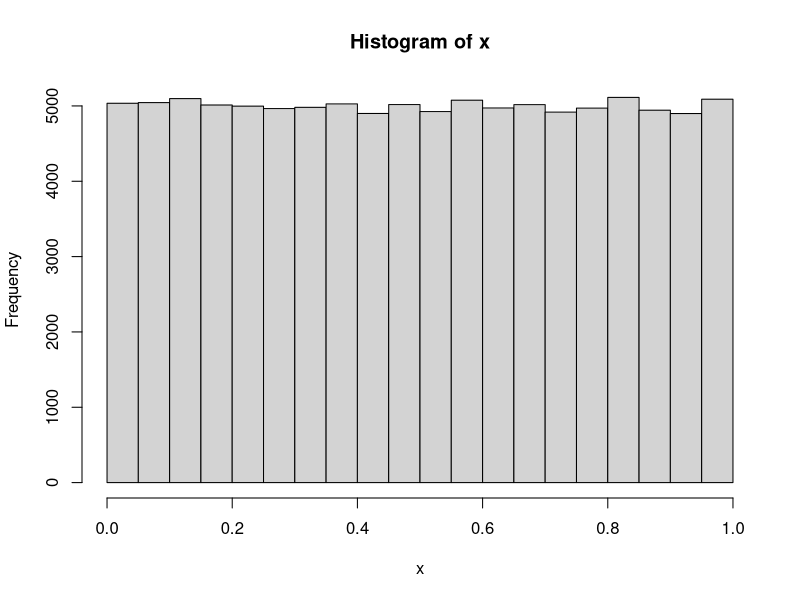
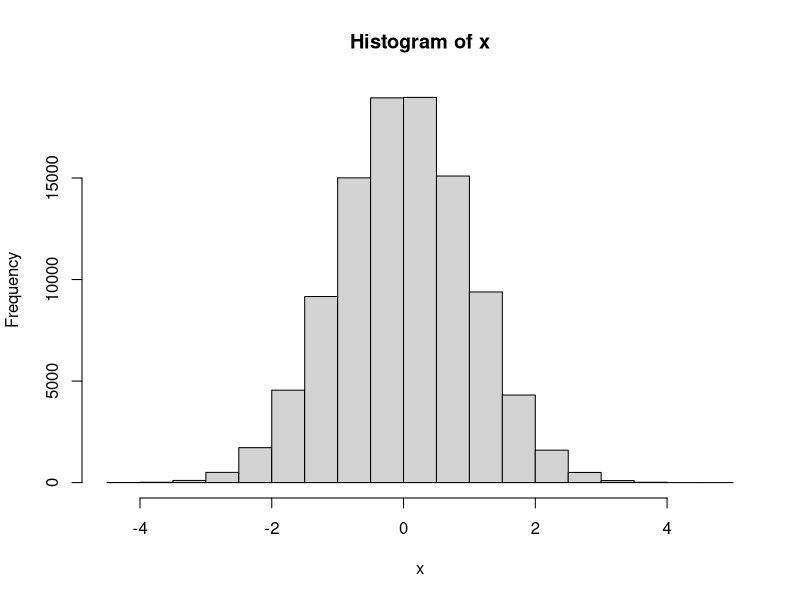
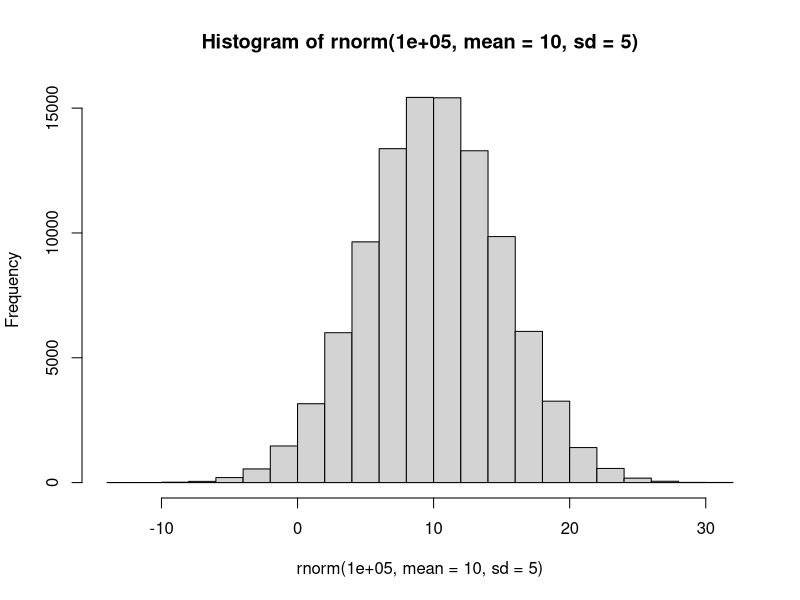
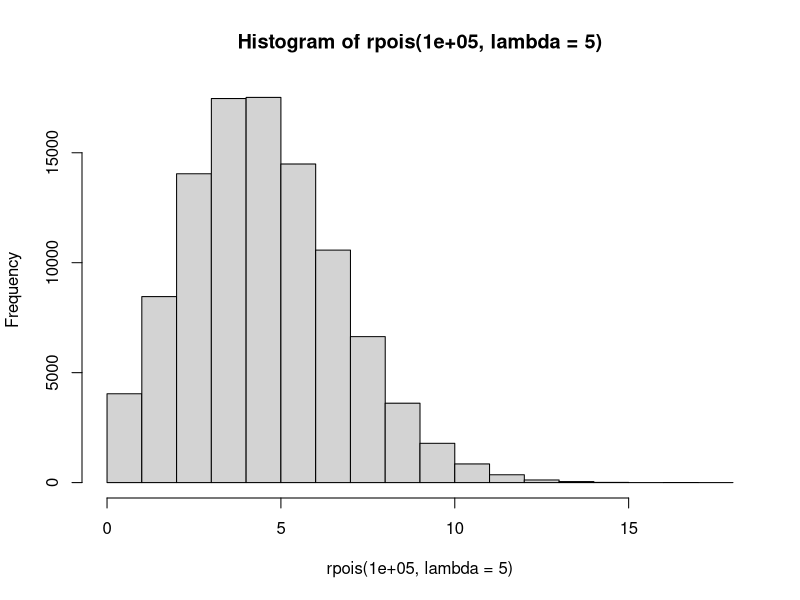
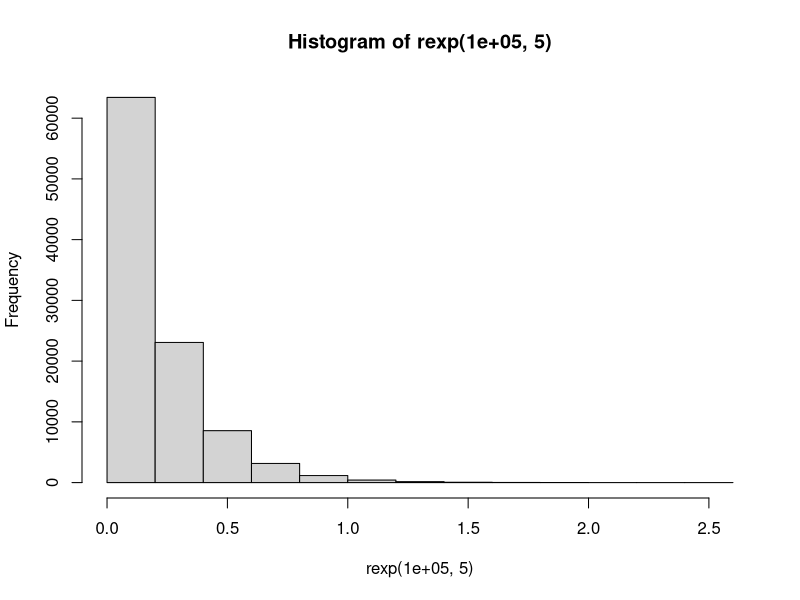

Here is the R script that generated these plots, in order:
## ---- chunk 1
    (a_vector     <- 1:9)
    (another_vect <- c(1, 2, 3, 4, 5, 6, 7, 8, 9))
    (a_string_vec <- c("I", "like", "netdiffuseR"))
    (a_matrix     <- matrix(a_vector, ncol = 3))
    (a_string_mat <- matrix(letters[1:9], ncol=3)) # Matrices can be of strings too
    (another_mat  <- cbind(1:4, 11:14)) # The `cbind` operator does "column bind"
    (another_mat2 <- rbind(1:4, 11:14)) # The `rbind` operator does "row bind"
    (a_string_mat <- matrix(letters[1:9], ncol = 3))
    (a_list       <- list(a_vector, a_matrix))
    (another_list <- list(my_vec = a_vector, my_mat = a_matrix)) # same but with names!
    # Data frames can have multiple types of elements, it is a collection of lists
    (a_data_frame <- data.frame(x = 1:10, y = letters[1:10]))
## ---- chunk 2
    a_vector[1:3] # First 3 elements
    a_string_vec[3] # Third element
    a_matrix[1:2, 1:2] # A sub matrix
    a_matrix[,3] # Third column
    a_matrix[3,] # Third row
    a_string_mat[1:6] # First 6 elements of the matrix. R stores matrices by column.
    
    # These three are equivalent
    another_list[[1]]
    another_list$my_vec
    another_list[["my_vec"]]
    
    # Data frames are just like lists
    a_data_frame[[1]]
    a_data_frame[,1]
    a_data_frame[["x"]]
    a_data_frame$x
## ---- chunk 3
    # The oldfashion forloop
    for (i in 1:10) {
      print(paste("I'm step", i, "/", 10))
    }
    
    # A nice ifelse
    
    for (i in 1:10) {
      
      if (i %% 2) # Modulus operand
        print(paste("I'm step", i, "/", 10, "(and I'm odd)"))
      else
        print(paste("I'm step", i, "/", 10, "(and I'm even)"))
      
    }
    
    # A while
    i <- 10
    while (i > 0) {
      print(paste("I'm step", i, "/", 10))
      i <- i - 1
    }
## ---- chunk 4
    # To ensure reproducibility
    set.seed(1231)
    
    # 100,000 Unif(0,1) numbers
    x <- runif(1e5)
    hist(x)
    
    # 100,000 N(0,1) numbers
    x <- rnorm(1e5)
    hist(x)
    
    # 100,000 N(10,25) numbers
    rnorm(1e5, mean = 10, sd = 5) |>
      hist()
    
    # 100,000 Poisson(5) numbers
    rpois(1e5, lambda = 5) |>
      hist()
    
    # 100,000 rexp(5) numbers
    rexp(1e5, 5) |>
      hist()
